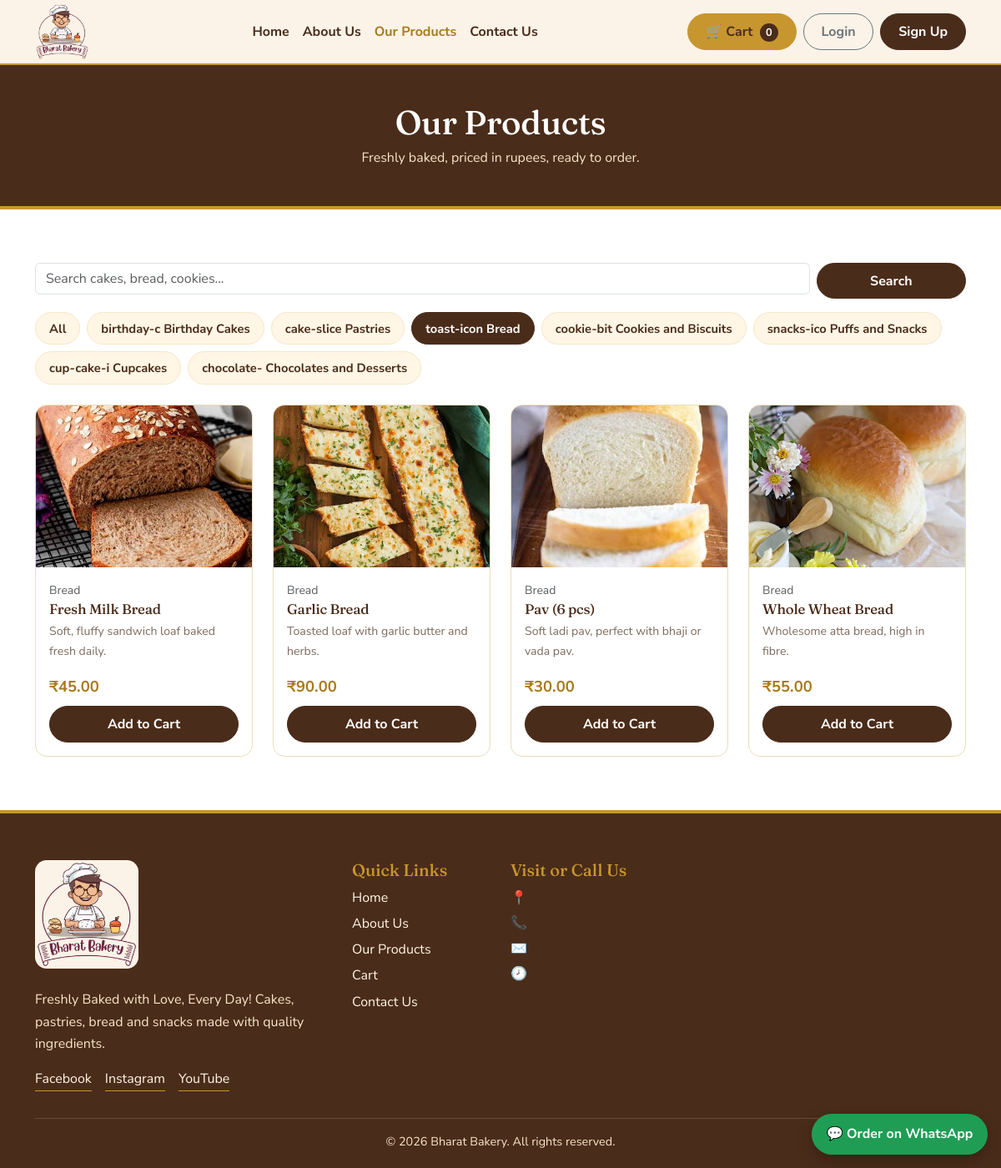
Screenshot of /products.php?category=3 with the database file from the repository.
### tables this page shows
CREATE TABLE settings (
  setting_key VARCHAR(60) PRIMARY KEY,
  setting_value TEXT NULL
);

CREATE TABLE categories (
  id INT UNSIGNED AUTO_INCREMENT PRIMARY KEY,
  name VARCHAR(100) NOT NULL,
  icon VARCHAR(10) NOT NULL DEFAULT '🍰',
  description VARCHAR(255) NULL,
  sort_order INT NOT NULL DEFAULT 0
);

CREATE TABLE products (
  id INT UNSIGNED AUTO_INCREMENT PRIMARY KEY,
  category_id INT UNSIGNED NOT NULL,
  name VARCHAR(150) NOT NULL,
  description TEXT NULL,
  price DECIMAL(10,2) NOT NULL,
  old_price DECIMAL(10,2) NULL,
  image VARCHAR(255) NOT NULL DEFAULT 'cake.svg',
  is_featured TINYINT(1) NOT NULL DEFAULT 0,
  is_offer TINYINT(1) NOT NULL DEFAULT 0,
  is_available TINYINT(1) NOT NULL DEFAULT 1,
  created_at TIMESTAMP DEFAULT CURRENT_TIMESTAMP,
  FOREIGN KEY (category_id) REFERENCES categories(id) ON DELETE CASCADE
);

### config/database.php (called while the page is built, shortened)
<?php
function db(): PDO
{
    static $pdo = null;
    if ($pdo === null) {
        try {
            $pdo = new PDO(
                'mysql:host=' . DB_HOST . ';dbname=' . DB_NAME . ';charset=utf8mb4',
                DB_USER,
                DB_PASS,
                [
                    PDO::ATTR_ERRMODE            => PDO::ERRMODE_EXCEPTION,
                    PDO::ATTR_DEFAULT_FETCH_MODE => PDO::FETCH_ASSOC,
                    PDO::ATTR_EMULATE_PREPARES   => false,
                ]
            );
        } catch (PDOException $e) {
            http_response_code(500);
            exit('<h2 style="font-family:sans-serif">Database connection failed.</h2><p style="font-family:sans-serif">Start MySQL in XAMPP and import <code>database.sql</code> in phpMyAdmin.</p>');
        }
    }
    return $pdo;
}

### products.php (the view, shortened to what this page needs)
<?php
require_once __DIR__ . '/includes/header.php';
$categories = db()->query('SELECT * FROM categories ORDER BY sort_order')->fetchAll();
$catId  = (int) ($_GET['category'] ?? 0);
$search = trim($_GET['q'] ?? '');
$sql = 'SELECT p.*, c.name AS category_name FROM products p JOIN categories c ON c.id = p.category_id WHERE p.is_available = 1';
$params = [];
if ($catId > 0) { $sql .= ' AND p.category_id = ?'; $params[] = $catId; }
$sql .= ' ORDER BY c.sort_order, p.name';
$stmt = db()->prepare($sql);
$stmt->execute($params);
$products = $stmt->fetchAll();
?>
<header class="page-banner"><div class="container"><h1>Our Products</h1><p>Freshly baked, priced in rupees, ready to order.</p></div></header>
<section class="section">
  <div class="container">
    <form class="row g-2 mb-3" method="get">
      <div class="col-sm-9 col-md-10"><input type="search" name="q" value="<?= e($search) ?>" class="form-control" placeholder="Search cakes, bread, cookies..."></div>
      <div class="col-sm-3 col-md-2"><button class="btn btn-brown w-100">Search</button></div>
    </form>
    <div class="filter-pills mb-4">
      <a href="products.php" class="pill <?= $catId === 0 ? 'active' : '' ?>">All</a>
      <?php foreach ($categories as $c): ?>
        <a href="products.php?category=<?= (int) $c['id'] ?>" class="pill <?= $catId === (int) $c['id'] ? 'active' : '' ?>"><?= e($c['icon'] . ' ' . $c['name']) ?></a>
      <?php endforeach; ?>
    </div>
    <?php if (!$products): ?>
      <div class="empty-state"><p>No products found. Try another category or search word.</p><a href="products.php" class="btn btn-brown">Show all products</a></div>
    <?php else: ?>
      <div class="row g-3 g-lg-4"><?php foreach ($products as $p) { product_card($p); } ?></div>
    <?php endif; ?>
  </div>
</section>
<?php require_once __DIR__ . '/includes/footer.php'; ?>

### includes/functions.php (shortened to what this page needs)
<?php
require_once __DIR__ . '/../config/database.php';
function e($value): string
{
    return htmlspecialchars((string) $value, ENT_QUOTES, 'UTF-8');
}
function price($amount): string
{
    return '₹' . number_format((float) $amount, 2);
}
function setting(string $key, string $default = ''): string
{
    static $cache = null;
    if ($cache === null) {
        $cache = [];
        foreach (db()->query('SELECT setting_key, setting_value FROM settings') as $row) {
            $cache[$row['setting_key']] = (string) $row['setting_value'];
        }
    }
    return $cache[$key] ?? $default;
}
function brand_logo(): string
{
    $file = basename(setting('logo_file'));
    if ($file !== '' && is_file(__DIR__ . '/../assets/images/' . $file)) {
        return '<img src="assets/images/' . e($file) . '" alt="Bharat Bakery" class="brand-logo">';
    }
    return '<span class="brand-mark">B</span> Bharat Bakery';
}
function image_url(string $file): string
{
    return 'assets/images/' . e($file);
}
function product_card(array $p): void
{
    ?>
    <div class="col-6 col-md-4 col-lg-3">
      <div class="product-card h-100">
        <a href="product-details.php?id=<?= (int) $p['id'] ?>" class="product-img">
          <img src="<?= image_url($p['image']) ?>" alt="<?= e($p['name']) ?>" loading="lazy">
        </a>
        <div class="product-body">
          <?php if (!empty($p['category_name'])): ?><small class="text-muted"><?= e($p['category_name']) ?></small><?php endif; ?>
          <h3 class="product-title"><a href="product-details.php?id=<?= (int) $p['id'] ?>"><?= e($p['name']) ?></a></h3>
          <p class="product-desc"><?= e($p['description']) ?></p>
          <div class="product-price">
            <span class="price"><?= price($p['price']) ?></span>
          </div>
          <form method="post" action="cart.php" class="mt-2">
            <button class="btn btn-brown w-100" type="submit">Add to Cart</button>
          </form>
        </div>
      </div>
    </div>
    <?php
}

### assets/css/style.css (style rules this page uses)
:root { --cream: #fff6e5; --cream-deep: #f6e7c8; --brown: #4a2c1a; --brown-light: #6b4430; --gold: #c8962e; --gold-dark: #a87a1c; --white: #ffffff; --text: #3b2a20; --muted: #7d6a5c; --radius: 14px; }
html { scroll-behavior: smooth; }
body { font-family: 'Nunito Sans', system-ui, sans-serif; color: var(--text); background: var(--white); line-height: 1.65; }
h1, h2, h3, h4, .brand { font-family: 'Fraunces', Georgia, serif; color: var(--brown); letter-spacing: -.01em; }
a { color: var(--gold-dark); }
.btn { border-radius: 999px; font-weight: 700; padding: .55rem 1.3rem; transition: background .2s, color .2s, border-color .2s; }
.btn-brown { background: var(--brown); border-color: var(--brown); color: var(--white); }
.brand-logo { height: 68px; width: auto; max-width: 100%; object-fit: contain; display: block; }
.site-footer .brand-logo { height: 130px; border-radius: 14px; }
.section { padding: 4rem 0; }
.page-banner { background: var(--brown); color: var(--cream-deep); text-align: center; padding: 2.8rem 0; border-bottom: 4px solid var(--gold); }
.page-banner h1 { color: var(--white); margin: 0; }
.page-banner p { margin: .3rem 0 0; }
.product-card { background: var(--white); border: 1px solid #ecdcb9; border-radius: var(--radius); overflow: hidden; display: flex; flex-direction: column; transition: box-shadow .2s; }
.product-img { position: relative; display: block; background: var(--cream); }
.product-img img { width: 100%; aspect-ratio: 4/3; object-fit: cover; display: block; }
.product-body { padding: 1rem; display: flex; flex-direction: column; flex: 1; }
.product-title { font-size: 1.05rem; margin: .1rem 0 .3rem; }
.product-title a { color: var(--brown); text-decoration: none; }
.product-desc { font-size: .88rem; color: var(--muted); flex: 1; display: -webkit-box; -webkit-line-clamp: 2; -webkit-box-orient: vertical; overflow: hidden; }
.price { color: var(--gold-dark); font-weight: 700; font-size: 1.15rem; }
.filter-pills { display: flex; flex-wrap: wrap; gap: .5rem; }
.pill { padding: .4rem 1rem; border-radius: 999px; background: var(--cream); color: var(--brown); text-decoration: none; font-weight: 700; font-size: .92rem; border: 1px solid var(--cream-deep); }
.pill.active { background: var(--brown); color: var(--white); border-color: var(--brown); }

### rows the page displays
settings: setting_value (picture)
categories: icon+name "birthday-c Birthday Cakes"
categories: icon+name "cake-slice Pastries"
categories: icon+name "toast-icon Bread"
categories: icon+name "cookie-bit Cookies and Biscuits"
categories: icon+name "snacks-ico Puffs and Snacks"
categories: icon+name "cup-cake-i Cupcakes"
categories: icon+name "chocolate- Chocolates and Desserts"
products: image (picture), category.name "Bread", name "Fresh Milk Bread", description "Soft, fluffy sandwich loaf baked fresh daily.", price "₹45.00"
products: image (picture), category.name "Bread", name "Garlic Bread", description "Toasted loaf with garlic butter and herbs.", price "₹90.00"
products: image (picture), category.name "Bread", name "Pav (6 pcs)", description "Soft ladi pav, perfect with bhaji or vada pav.", price "₹30.00"
products: image (picture), category.name "Bread", name "Whole Wheat Bread", description "Wholesome atta bread, high in fibre.", price "₹55.00"

### other values shown
$label "Home"
$label "About Us"
$label "Our Products"
$label "Contact Us"
cart_count() "0"
setting('footer_text', 'Freshly Baked with Love, Every Day!') "Freshly Baked with Love, Every Day! Cakes, pastries, bread and snacks made with quality ingredients."
